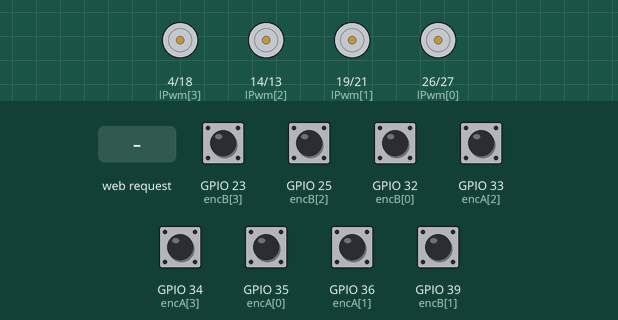
This sketch was run on a simulated ESP32. Shown: motor-driver pin pairs drawn as motors (green arrow = first pin HIGH = forward, orange = second pin HIGH = backward, longer = more drive). Inputs (shaded band) come from the test bench; at power-on: GPIO 23 (encB[3]), GPIO 25 (encB[2]), GPIO 32 (encB[0]), GPIO 33 (encA[2]), GPIO 34 (encA[3]), GPIO 35 (encA[0]), GPIO 36 (encA[1]), GPIO 39 (encB[1]) HIGH.

Above: at 1.2 s.
1.3 s: HTTP request GET /dir?state=fwd received
At 2.7 s:
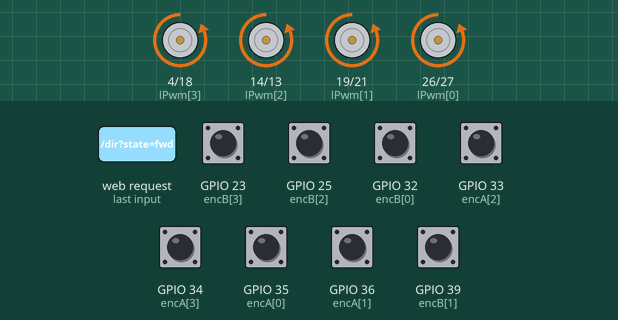
3.2 s: HTTP request GET /dir?state=rev received
At 3.9 s:
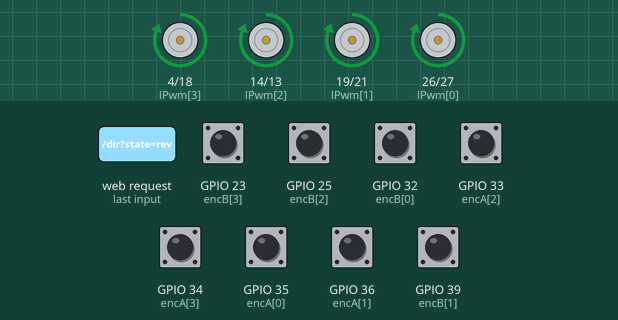
4.8 s: GPIO 23 (encB[3]) pulled LOW for 0.15 s
At 5.05 s:
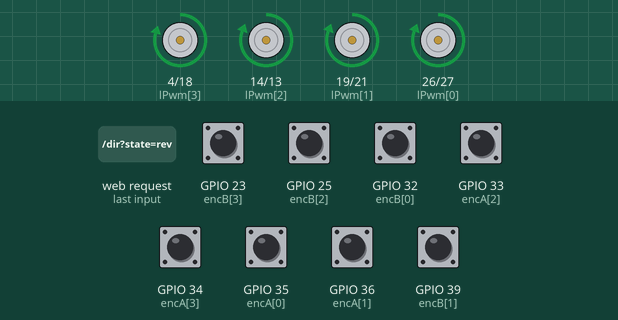
6.6 s: GPIO 32 (encB[0]) pulled LOW for 1 s
At 6.9 s:
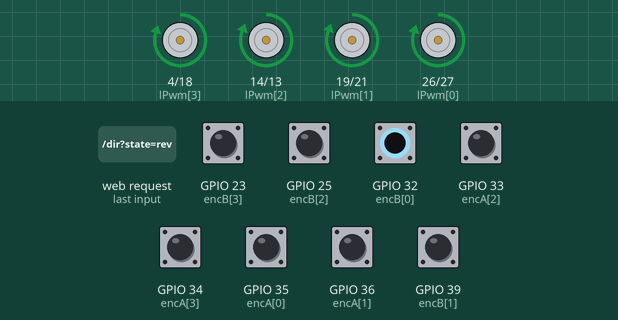
9.6 s: GPIO 25 (encB[2]) pulled LOW for 0.15 s
At 10.1 s:
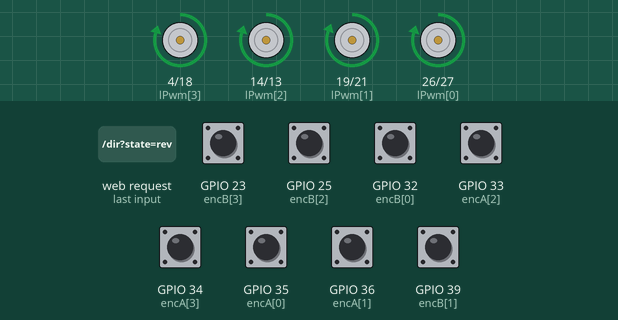
11.3 s: GPIO 36 (encA[1]) pulled LOW for 0.15 s
At 11.55 s:
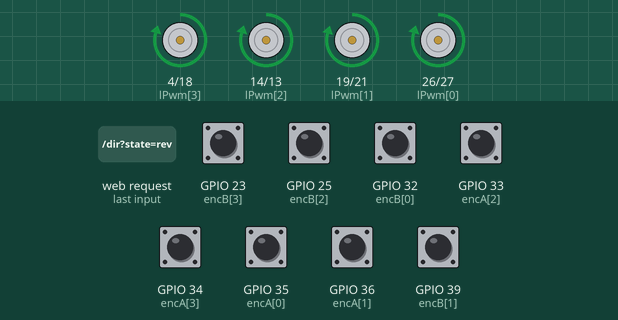
Timing chart, 0 to 14.1 s (numbered marks = the images above; inputs shaded):
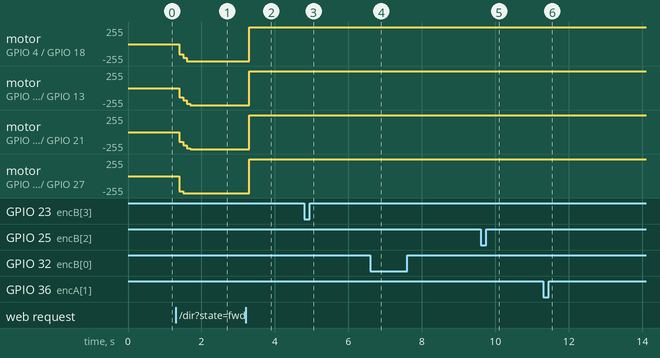

The sketch:

Control_360_originall.ino
```cpp
#include <WiFi.h>
#include <WebServer.h>
#include <math.h>
#include <freertos/FreeRTOS.h>
#include <freertos/task.h>
#include <freertos/semphr.h>

const char* ssid = "ESP32-Tuning-Rig";
const char* password = "12345678";

const float COUNTS_PER_REV = 360.0;

// --- Pin Arrays ---
const int encA[4]   = {35, 36, 33, 34};
const int encB[4]   = {32, 39, 25, 23};
const int rPwm[4]   = {27, 21, 13, 18};
const int lPwm[4]   = {26, 19, 14, 4};

// --- Telemetry Data ---
volatile long pulseCount[4] = {0, 0, 0, 0};
long lastPulseCount[4] = {0, 0, 0, 0};
float rawRpm[4] = {0, 0, 0, 0};
float filteredRpm[4] = {0, 0, 0, 0};

// --- Control Variables ---
String currentDir = "stop";
bool maxPowerOverride = false;

// Independent Tuning Parameters
float baseRpm[4] = {50.0, 50.0, 50.0, 50.0};
float Kp[4] = {3.5,1.9, 1.7, 2.1};
float Ki[4] = {1, 1, 1, 1};
float Kd[4] = {0, 0, 0, 0};
float alpha = 0.45;

float targetRpm[4] = {0, 0, 0, 0};
float errorSum[4] = {0, 0, 0, 0};
float lastError[4] = {0, 0, 0, 0};
int pwmOut[4] = {0, 0, 0, 0};
int struggleCount[4] = {0, 0, 0, 0}; // Tracks how long a wheel fails to reach target

WebServer server(80);
SemaphoreHandle_t stateMutex;

// --- 4x ISRs ---
void IRAM_ATTR isr0() { static int lA=0, lB=0; int cA = digitalRead(encA[0]), cB = digitalRead(encB[0]); if(cA!=lA || cB!=lB) { if((lA==LOW&&cA==HIGH&&cB==LOW)||(lA==HIGH&&cA==LOW&&cB==HIGH)||(lB==LOW&&cB==HIGH&&cA==HIGH)||(lB==HIGH&&cB==LOW&&cA==LOW)) pulseCount[0]++; else pulseCount[0]--; } lA=cA; lB=cB; }
void IRAM_ATTR isr1() { static int lA=0, lB=0; int cA = digitalRead(encA[1]), cB = digitalRead(encB[1]); if(cA!=lA || cB!=lB) { if((lA==LOW&&cA==HIGH&&cB==LOW)||(lA==HIGH&&cA==LOW&&cB==HIGH)||(lB==LOW&&cB==HIGH&&cA==HIGH)||(lB==HIGH&&cB==LOW&&cA==LOW)) pulseCount[1]++; else pulseCount[1]--; } lA=cA; lB=cB; }
void IRAM_ATTR isr2() { static int lA=0, lB=0; int cA = digitalRead(encA[2]), cB = digitalRead(encB[2]); if(cA!=lA || cB!=lB) { if((lA==LOW&&cA==HIGH&&cB==LOW)||(lA==HIGH&&cA==LOW&&cB==HIGH)||(lB==LOW&&cB==HIGH&&cA==HIGH)||(lB==HIGH&&cB==LOW&&cA==LOW)) pulseCount[2]++; else pulseCount[2]--; } lA=cA; lB=cB; }
void IRAM_ATTR isr3() { static int lA=0, lB=0; int cA = digitalRead(encA[3]), cB = digitalRead(encB[3]); if(cA!=lA || cB!=lB) { if((lA==LOW&&cA==HIGH&&cB==LOW)||(lA==HIGH&&cA==LOW&&cB==HIGH)||(lB==LOW&&cB==HIGH&&cA==HIGH)||(lB==HIGH&&cB==LOW&&cA==LOW)) pulseCount[3]++; else pulseCount[3]--; } lA=cA; lB=cB; }

// --- Hardware  ---
void updateMotors() {
  for(int i = 0; i < 4; i++) {
    bool isLeftMotor = (i == 0 || i == 2);

    if (currentDir == "fwd" || maxPowerOverride) {
      analogWrite(rPwm[i], pwmOut[i]); analogWrite(lPwm[i], 0);
    } else if (currentDir == "rev") {
      analogWrite(rPwm[i], 0); analogWrite(lPwm[i], pwmOut[i]);
    } else if (currentDir == "left") {
      if (isLeftMotor) { analogWrite(rPwm[i], 0); analogWrite(lPwm[i], pwmOut[i]); }
      else             { analogWrite(rPwm[i], pwmOut[i]); analogWrite(lPwm[i], 0); }
    } else if (currentDir == "right") {
      if (isLeftMotor) { analogWrite(rPwm[i], pwmOut[i]); analogWrite(lPwm[i], 0); }
      else             { analogWrite(rPwm[i], 0); analogWrite(lPwm[i], pwmOut[i]); }
    } else {
      analogWrite(rPwm[i], 0); analogWrite(lPwm[i], 0);
    }
  }
}

// --- HTML Dashboard ---
const char index_html[] PROGMEM = R"rawliteral(
<!DOCTYPE html><html><head>
<meta name='viewport' content='width=device-width, initial-scale=1'>
<style>
  body { font-family: sans-serif; background: #222; color: #fff; text-align: center; margin: 0; padding: 10px;}
  .grid { display: grid; grid-template-columns: 1fr 1fr; gap: 10px; max-width: 900px; margin: auto; }
  .card { background: #333; padding: 10px; border-radius: 8px; box-shadow: 0 2px 5px rgba(0,0,0,0.5); }
  .controls { margin-bottom: 20px; }
  .btn { background: #555; color: white; border: none; padding: 10px 15px; font-size: 14px; border-radius: 5px; cursor: pointer; margin: 2px; transition: background 0.3s;}
  .btn-stop { background: #dc3545; font-weight: bold;}
  .btn-danger { background: #ffc107; color: black; font-weight: bold; width: 100%; padding: 15px; margin-top: 10px;}
  input { width: 50px; padding: 5px; margin: 2px; text-align: center; background: #444; color: #fff; border: 1px solid #666; border-radius: 3px;}
  canvas { background: #111; width: 100%; height: 120px; border-radius: 4px; margin-top: 10px;}
  .metrics { font-size: 0.9em; color: #aaa; }
  .val-f { color: #00aaff; font-weight: bold;}
  .val-r { color: #888; }
</style>
</head><body>
  <h2>Robot Tuning Studio</h2>

  <div class="controls">
    <button class="btn" onclick="sendCmd('/dir?state=fwd')">FWD</button><br>
    <button class="btn" onclick="sendCmd('/dir?state=left')">LEFT</button>
    <button class="btn btn-stop" onclick="sendCmd('/dir?state=stop')">STOP</button>
    <button class="btn" onclick="sendCmd('/dir?state=right')">RIGHT</button><br>
    <button class="btn" onclick="sendCmd('/dir?state=rev')">REV</button><br>
    <button class="btn btn-danger" onmousedown="sendCmd('/maxPower?state=1')" onmouseup="sendCmd('/maxPower?state=0')" ontouchstart="sendCmd('/maxPower?state=1')" ontouchend="sendCmd('/maxPower?state=0')">HOLD FOR MAX PWM (Bypass PID)</button>

    <div style="margin-top:15px;">
      <label>Global Alpha (Filter): </label>
      <input type="number" step="0.05" id="g_alpha">
      <button class="btn" id="btn_alpha" onclick="updateAlpha()">Set Alpha</button>
    </div>
  </div>

  <div class="grid" id="motors"></div>

  <script>
    const labels = ["FL", "FR", "RL", "RR"];
    let history = [[], [], [], []];
    const MAX_PTS = 50;

    let initialLoad = true;

    let html = "";
    for(let i=0; i<4; i++) {
      html += `<div class="card">
        <h3>${labels[i]} Motor</h3>
        Base Tgt: <input type="number" id="t${i}">
        Kp: <input type="number" step="0.1" id="p${i}">
        Ki: <input type="number" step="0.1" id="i${i}">
        Kd: <input type="number" step="0.01" id="d${i}">
        <button class="btn" id="btn_apply_${i}" onclick="updateM(${i})">Apply</button>
        <div class="metrics">Filt: <span class="val-f" id="f${i}">0</span> | Raw: <span class="val-r" id="r${i}">0</span> | PWM: <span id="pwm${i}">0</span></div>
        <canvas id="c${i}" width="400" height="120"></canvas>
      </div>`;
    }
    document.getElementById('motors').innerHTML = html;

    function sendCmd(url) {
      let sep = url.includes('?') ? '&' : '?';
      fetch(url + sep + '_cb=' + Date.now());
    }

    function updateM(i) {
      let btn = document.getElementById('btn_apply_'+i);
      btn.innerText = "OK!";
      btn.style.background = "#28a745";

      let t = document.getElementById('t'+i).value;
      let p = document.getElementById('p'+i).value;
      let ki = document.getElementById('i'+i).value;
      let kd = document.getElementById('d'+i).value;

      fetch(`/tune?m=${i}&t=${t}&p=${p}&i=${ki}&d=${kd}&_cb=${Date.now()}`).then(() => {
        setTimeout(() => {
          btn.innerText = "Apply";
          btn.style.background = "#555";
        }, 1000);
      });
    }

    function updateAlpha() {
      let btn = document.getElementById('btn_alpha');
      btn.innerText = "OK!";
      btn.style.background = "#28a745";

      let val = document.getElementById('g_alpha').value;

      fetch(`/alpha?val=${val}&_cb=${Date.now()}`).then(() => {
        setTimeout(() => {
          btn.innerText = "Set Alpha";
          btn.style.background = "#555";
        }, 1000);
      });
    }

    function drawChart(i, target, filt, raw) {
      let cvs = document.getElementById('c'+i);
      let ctx = cvs.getContext('2d');
      history[i].push({t: target, f: filt, r: raw});
      if(history[i].length > MAX_PTS) history[i].shift();

      ctx.clearRect(0, 0, cvs.width, cvs.height);
      let maxH = 150;
      let dx = cvs.width / MAX_PTS;

      function plot(key, color, width) {
        ctx.beginPath();
        ctx.strokeStyle = color;
        ctx.lineWidth = width;
        for(let j=0; j<history[i].length; j++) {
          let x = j * dx;
          let y = cvs.height - ((history[i][j][key] / maxH) * cvs.height);
          if(j===0) ctx.moveTo(x,y); else ctx.lineTo(x,y);
        }
        ctx.stroke();
      }
      plot('r', 'rgba(255,255,255,0.2)', 1);
      plot('t', '#ff4444', 1);
      plot('f', '#00aaff', 2);
    }

    function pollData() {
      fetch('/data?_cb=' + Date.now())
        .then(r => r.json())
        .then(d => {
          if(initialLoad) {
            document.getElementById('g_alpha').value = d.alpha;
          }

          for(let i=0; i<4; i++) {
            let m = d.m[i];

            document.getElementById('f'+i).innerText = m.f.toFixed(1);
            document.getElementById('r'+i).innerText = m.r.toFixed(1);
            document.getElementById('pwm'+i).innerText = m.pwm;
            drawChart(i, m.tgt, m.f, m.r);

            if(initialLoad) {
              document.getElementById('t'+i).value = m.base;
              document.getElementById('p'+i).value = m.p;
              document.getElementById('i'+i).value = m.i;
              document.getElementById('d'+i).value = m.d;
            }
          }

          initialLoad = false;
          setTimeout(pollData, 150);
        })
        .catch(e => {
          setTimeout(pollData, 500);
        });
    }

    pollData();
  </script>
</body></html>
)rawliteral";

// --- FreeRTOS Tasks ---

void controlLoopTask(void *pvParameters) {
  TickType_t xLastWakeTime = xTaskGetTickCount();
  const TickType_t xFrequency = pdMS_TO_TICKS(100);
  const float timeInMinutes = 100.0 / 60000.0;

  while(true) {
    vTaskDelayUntil(&xLastWakeTime, xFrequency);

    noInterrupts();
    long currentPulses[4];
    for(int i=0; i<4; i++) currentPulses[i] = pulseCount[i];
    interrupts();

    if (xSemaphoreTake(stateMutex, portMAX_DELAY)) {

      // 1. Calculate Actual RPM
      for(int i = 0; i < 4; i++) {
        long deltaPulses = currentPulses[i] - lastPulseCount[i];
        rawRpm[i] = abs(((float)deltaPulses / COUNTS_PER_REV) / timeInMinutes);
        filteredRpm[i] = (alpha * rawRpm[i]) + ((1.0 - alpha) * filteredRpm[i]);
        lastPulseCount[i] = currentPulses[i];
      }

      // 2. Control Logic
      if (maxPowerOverride) {
        for(int i=0; i<4; i++) {
          pwmOut[i] = 255;
          errorSum[i] = 0;
          lastError[i] = 0;
          targetRpm[i] = baseRpm[i];
        }
      } else {

        // --- THE PROPORTIONAL GOVERNOR (WITH TIMEOUT) ---
        float targetRatio = 1.0;

        for(int i = 0; i < 4; i++) {
          // If a wheel is maxed out and missing its target by more than 5%
          if (baseRpm[i] > 5.0 && pwmOut[i] >= 250 && filteredRpm[i] < (baseRpm[i] * 0.95)) {
            struggleCount[i]++;
            if (struggleCount[i] > 20) struggleCount[i] = 20; // Cap it
          } else {
            if (struggleCount[i] > 0) struggleCount[i]--;
          }

          // ONLY apply the penalty if it has been struggling for 5 loops (500 milliseconds)
          if (struggleCount[i] >= 5) {
            float ratio = filteredRpm[i] / baseRpm[i];
            if (ratio < targetRatio) targetRatio = ratio;
          }
        }

        // Apply a low-pass filter to the ratio itself so the target lines glide smoothly
        static float smoothedRatio = 1.0;
        if (currentDir == "stop") smoothedRatio = 1.0; // Reset completely on stop
        else smoothedRatio = (0.2 * targetRatio) + (0.8 * smoothedRatio);

        // --- PID CALCULATION ---
        for(int i = 0; i < 4; i++) {
          if (currentDir == "stop" || baseRpm[i] == 0) {
            pwmOut[i] = 0; errorSum[i] = 0; lastError[i] = 0; struggleCount[i] = 0;
            targetRpm[i] = 0;
          } else {

            // Multiply the target by our smooth, delayed governor ratio
            targetRpm[i] = baseRpm[i] * smoothedRatio;

            float error = targetRpm[i] - filteredRpm[i];
            errorSum[i] += error;

            float iLimit = (Ki[i] > 0) ? (255.0 / Ki[i]) : 0;
            if (errorSum[i] > iLimit) errorSum[i] = iLimit;
            if (errorSum[i] < -iLimit) errorSum[i] = -iLimit;

            float dError = error - lastError[i];
            lastError[i] = error;

            float output = (Kp[i] * error) + (Ki[i] * errorSum[i]) + (Kd[i] * dError);

            if (output > 255) output = 255;
            if (output < 0) output = 0;
            pwmOut[i] = (int)output;
          }
        }
      }

      updateMotors();
      xSemaphoreGive(stateMutex);
    }
  }
}

void serverTask(void *pvParameters) {
  while(true) {
    server.handleClient();
    vTaskDelay(pdMS_TO_TICKS(10));
  }
}

void setup() {
  Serial.begin(115200);
  stateMutex = xSemaphoreCreateMutex();

  for(int i = 0; i < 4; i++) {
    pinMode(encA[i], INPUT_PULLUP); pinMode(encB[i], INPUT_PULLUP);
    pinMode(rPwm[i], OUTPUT); pinMode(lPwm[i], OUTPUT);
  }
  updateMotors();

  attachInterrupt(digitalPinToInterrupt(encA[0]), isr0, CHANGE); attachInterrupt(digitalPinToInterrupt(encB[0]), isr0, CHANGE);
  attachInterrupt(digitalPinToInterrupt(encA[1]), isr1, CHANGE); attachInterrupt(digitalPinToInterrupt(encB[1]), isr1, CHANGE);
  attachInterrupt(digitalPinToInterrupt(encA[2]), isr2, CHANGE); attachInterrupt(digitalPinToInterrupt(encB[2]), isr2, CHANGE);
  attachInterrupt(digitalPinToInterrupt(encA[3]), isr3, CHANGE); attachInterrupt(digitalPinToInterrupt(encB[3]), isr3, CHANGE);

  WiFi.softAP(ssid, password);

  server.on("/", []() { server.send_P(200, "text/html", index_html); });

  server.on("/data", []() {
    String json = "";
    if (xSemaphoreTake(stateMutex, portMAX_DELAY)) {
      json = "{\"alpha\":" + String(alpha) + ",\"m\":[";
      for(int i = 0; i < 4; i++) {
        json += "{\"f\":" + String(filteredRpm[i]) + ",\"r\":" + String(rawRpm[i]);
        json += ",\"tgt\":" + String(targetRpm[i]) + ",\"base\":" + String(baseRpm[i]) + ",\"pwm\":" + String(pwmOut[i]);
        json += ",\"p\":" + String(Kp[i]) + ",\"i\":" + String(Ki[i]) + ",\"d\":" + String(Kd[i]) + "}";
        if(i < 3) json += ",";
      }
      json += "]}";
      xSemaphoreGive(stateMutex);
    }
    server.send(200, "application/json", json);
  });

  server.on("/dir", []() {
    if (server.hasArg("state") && xSemaphoreTake(stateMutex, portMAX_DELAY)) {
      currentDir = server.arg("state");
      xSemaphoreGive(stateMutex);
    }
    server.send(200, "text/plain", "OK");
  });

  server.on("/maxPower", []() {
    if (server.hasArg("state") && xSemaphoreTake(stateMutex, portMAX_DELAY)) {
      maxPowerOverride = (server.arg("state") == "1");
      xSemaphoreGive(stateMutex);
    }
    server.send(200, "text/plain", "OK");
  });

  server.on("/tune", []() {
    if (server.hasArg("m") && xSemaphoreTake(stateMutex, portMAX_DELAY)) {
      int m = server.arg("m").toInt();
      if(m >= 0 && m < 4) {
        if(server.hasArg("t")) baseRpm[m] = server.arg("t").toFloat();
        if(server.hasArg("p")) Kp[m] = server.arg("p").toFloat();
        if(server.hasArg("i")) Ki[m] = server.arg("i").toFloat();
        if(server.hasArg("d")) Kd[m] = server.arg("d").toFloat();
      }
      xSemaphoreGive(stateMutex);
    }
    server.send(200, "text/plain", "OK");
  });

  server.on("/alpha", []() {
    if (server.hasArg("val") && xSemaphoreTake(stateMutex, portMAX_DELAY)) {
      alpha = server.arg("val").toFloat();
      xSemaphoreGive(stateMutex);
    }
    server.send(200, "text/plain", "OK");
  });

  server.begin();

  xTaskCreatePinnedToCore(controlLoopTask, "CtrlTask", 4096, NULL, 2, NULL, 1);
  xTaskCreatePinnedToCore(serverTask, "WebTask", 4096, NULL, 1, NULL, 0);
}

void loop() { vTaskDelete(NULL); }
```

Measured:
- after the input at 3.2 s, motor on GPIO 4 (lPwm[3]) / GPIO 18 (rPwm[3]), motor on GPIO 14 (lPwm[2]) / GPIO 13 (rPwm[2]), motor on GPIO 19 (lPwm[1]) / GPIO 21 (rPwm[1]), motor on GPIO 26 (lPwm[0]) / GPIO 27 (rPwm[0]): backward 255/255 → forward 255/255 after 0.10 s
- after the input at 4.8 s, motor on GPIO 4 (lPwm[3]) / GPIO 18 (rPwm[3]): forward 255/255 → forward 252/255 after 0.10 s, → forward 250/255 0.10 s later, → forward 251/255 0.10 s later
- after the input at 6.6 s, motor on GPIO 26 (lPwm[0]) / GPIO 27 (rPwm[0]): forward 255/255 → forward 251/255 after 0.10 s, → forward 252/255 0.10 s later, → forward 253/255 0.20 s later, → forward 249/255 0.70 s later, … (6 changes in this stretch)
- after the input at 9.6 s, motor on GPIO 14 (lPwm[2]) / GPIO 13 (rPwm[2]): forward 255/255 → forward 252/255 after 0.10 s, → forward 251/255 0.10 s later
- after the input at 11.3 s, motor on GPIO 19 (lPwm[1]) / GPIO 21 (rPwm[1]): forward 255/255 → forward 252/255 after 0.10 s, → forward 250/255 0.10 s later, → forward 251/255 0.10 s later
